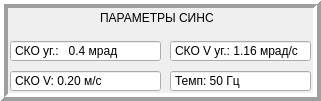
    <widget class="QFrame" name="frame_12">
     <property name="geometry">
      <rect>
       <x>440</x>
       <y>10</y>
       <width>321</width>
       <height>101</height>
      </rect>
     </property>
     <property name="frameShape">
      <enum>QFrame::Box</enum>
     </property>
     <property name="frameShadow">
      <enum>QFrame::Raised</enum>
     </property>
     <property name="lineWidth">
      <number>4</number>
     </property>
     <widget class="QDoubleSpinBox" name="doubleSpinBox_9">
      <property name="geometry">
       <rect>
        <x>10</x>
        <y>40</y>
        <width>151</width>
        <height>22</height>
       </rect>
      </property>
      <property name="buttonSymbols">
       <enum>QAbstractSpinBox::NoButtons</enum>
      </property>
      <property name="prefix">
       <string>СКО уг.:   </string>
      </property>
      <property name="suffix">
       <string> мрад</string>
      </property>
      <property name="decimals">
       <number>1</number>
      </property>
      <property name="maximum">
       <double>100.000000000000000</double>
      </property>
      <property name="singleStep">
       <double>0.010000000000000</double>
      </property>
      <property name="stepType">
       <enum>QAbstractSpinBox::AdaptiveDecimalStepType</enum>
      </property>
      <property name="value">
       <double>0.400000000000000</double>
      </property>
     </widget>
     <widget class="QDoubleSpinBox" name="doubleSpinBox_10">
      <property name="geometry">
       <rect>
        <x>170</x>
        <y>40</y>
        <width>141</width>
        <height>22</height>
       </rect>
      </property>
      <property name="buttonSymbols">
       <enum>QAbstractSpinBox::NoButtons</enum>
      </property>
      <property name="prefix">
       <string>СКО V уг.: </string>
      </property>
      <property name="suffix">
       <string> мрад/с</string>
      </property>
      <property name="maximum">
       <double>1000.000000000000000</double>
      </property>
      <property name="singleStep">
       <double>0.010000000000000</double>
      </property>
      <property name="value">
       <double>1.160000000000000</double>
      </property>
     </widget>
     <widget class="QLabel" name="label_12">
      <property name="geometry">
       <rect>
        <x>100</x>
        <y>10</y>
        <width>171</width>
        <height>16</height>
       </rect>
      </property>
      <property name="text">
       <string>ПАРАМЕТРЫ СИНС</string>
      </property>
     </widget>
     <widget class="QDoubleSpinBox" name="doubleSpinBox_11">
      <property name="geometry">
       <rect>
        <x>10</x>
        <y>70</y>
        <width>151</width>
        <height>22</height>
       </rect>
      </property>
      <property name="buttonSymbols">
       <enum>QAbstractSpinBox::NoButtons</enum>
      </property>
      <property name="prefix">
       <string>СКО V: </string>
      </property>
      <property name="suffix">
       <string> м/с</string>
      </property>
      <property name="maximum">
       <double>1000.000000000000000</double>
      </property>
      <property name="singleStep">
       <double>0.010000000000000</double>
      </property>
      <property name="value">
       <double>0.200000000000000</double>
      </property>
     </widget>
     <widget class="QDoubleSpinBox" name="doubleSpinBox_12">
      <property name="geometry">
       <rect>
        <x>170</x>
        <y>70</y>
        <width>141</width>
        <height>22</height>
       </rect>
      </property>
      <property name="buttonSymbols">
       <enum>QAbstractSpinBox::NoButtons</enum>
      </property>
      <property name="prefix">
       <string>Темп: </string>
      </property>
      <property name="suffix">
       <string> Гц</string>
      </property>
      <property name="decimals">
       <number>0</number>
      </property>
      <property name="maximum">
       <double>100000.000000000000000</double>
      </property>
      <property name="singleStep">
       <double>1.000000000000000</double>
      </property>
      <property name="stepType">
       <enum>QAbstractSpinBox::AdaptiveDecimalStepType</enum>
      </property>
      <property name="value">
       <double>50.000000000000000</double>
      </property>
     </widget>
    </widget>
